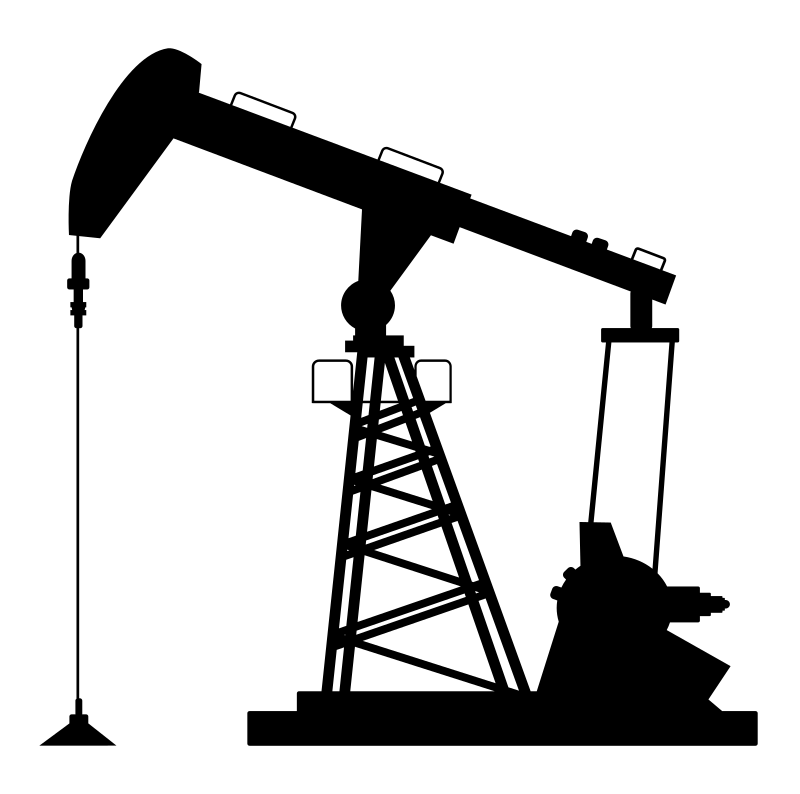
#> input picture 2023/30DayChartChallenge/Day01-part-to-whole/oil-pump.png, 800 x 794 px
$ python opec_countries_oil_reserves.py
#> lines starting #> are read from the running program, lines starting #| are printed output that depends on the picture
import pandas as pd
import numpy as np
import matplotlib.pyplot as plt

# Data scraped from https://asb.opec.org/ASB_Charts.html?chapter=223
DATA = [
    {"country": "Other", "reserves_bbl": 12.2 + 2.52 + 2 + 1.81 + 1.1},
    {"country": "Nigeria", "reserves_bbl": 37.05},
    {"country": "Libya", "reserves_bbl": 48.36},
    {"country": "Kuwait", "reserves_bbl": 101.5},
    {"country": "United Arab Emirates", "reserves_bbl": 111},
    {"country": "Iraq", "reserves_bbl": 145.02},
    {"country": "IR Iran", "reserves_bbl": 208.6},
    {"country": "Saudi Arabia", "reserves_bbl": 267.19},
    {"country": "Venezuela", "reserves_bbl": 303.47},
]

COLORS = ["#222", "#333", "#444", "#555", "#666", "#777", "#888", "#999", "#aaa"]


def main():
    """Main function."""
    df = pd.DataFrame(DATA)
    df.sort_values(by="reserves_bbl", ascending=False, inplace=True)
    plot_oil_reserves_between_opec_countries(df)


def func(pct: float, allvals: pd.Series) -> str:
    """Function to calculate the percentage of each country in the pie chart.
    Args:
        pct (float): Percentage of each country.
        allvals (pd.Series): Series with oil reserves data.
    Returns:
        str: String with percentage and absolute value of each country.
    """
    absolute = int(np.round(pct / 100.0 * np.sum(allvals)))
    return f"{pct:.1f}%\n({absolute:d} BBLS)"


def plot_oil_reserves_between_opec_countries(df: pd.DataFrame) -> None:
    """Plot oil reserves between OPEC countries.
    Args:
        df (pd.DataFrame): Dataframe with oil reserves data.
    """
    # Create a pieplot
    fig, ax = plt.subplots(
        figsize=(15, 15), subplot_kw=dict(aspect="equal"), facecolor="#f4f0e8"
    )
    wedges, texts, autotexts = plt.pie(
        df["reserves_bbl"],
        autopct=lambda pct: func(pct, df["reserves_bbl"]),
        pctdistance=0.85,
        textprops=dict(size=10, color="w", weight="bold", font="Menlo"),
        colors=COLORS,
    )

    # add props to pie chart showing the percentage of each country
    bbox_props = dict(boxstyle="square,pad=0.3", fc="w", ec="k", lw=0.72)
    kw = dict(arrowprops=dict(arrowstyle="-"), bbox=bbox_props, zorder=0, va="center")

    for i, p in enumerate(wedges):
        ang = (p.theta2 - p.theta1) / 2.0 + p.theta1
        y = np.sin(np.deg2rad(ang))
        x = np.cos(np.deg2rad(ang))
        horizontalalignment = {-1: "right", 1: "left"}[int(np.sign(x))]
        connectionstyle = f"angle,angleA=0,angleB={ang}"
        kw["arrowprops"].update({"connectionstyle": connectionstyle})
        ax.annotate(
            df["country"].to_list()[i],
            xy=(x, y),
            xytext=(1.35 * np.sign(x), 1.4 * y),
            horizontalalignment=horizontalalignment,
            font="Menlo",
            size=14,
            **kw,
        )

    # add a circle at the center to transform it in a donut chart
    my_circle = plt.Circle((0, 0), 0.7, color="#f4f0e8")
    p = plt.gcf()
    p.gca().add_artist(my_circle)

    # add oil pump image
    img = plt.imread("./oil-pump.png")
#> img is the input picture: shape (794, 800, 4) float32; mean R, G, B, A 0, 0, 0, 0.19
    newax = fig.add_axes([0.375, 0.375, 0.3, 0.3], zorder=1)
    newax.imshow(img)
    newax.axis("off")

    plt.savefig("oil_reserves.png", dpi=300, bbox_inches="tight", facecolor="#f4f0e8")
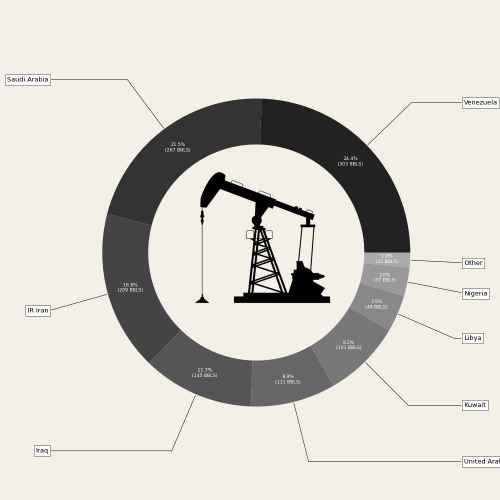
#> figure drawn by matplotlib, 2 panels


if __name__ == "__main__":
    main()
